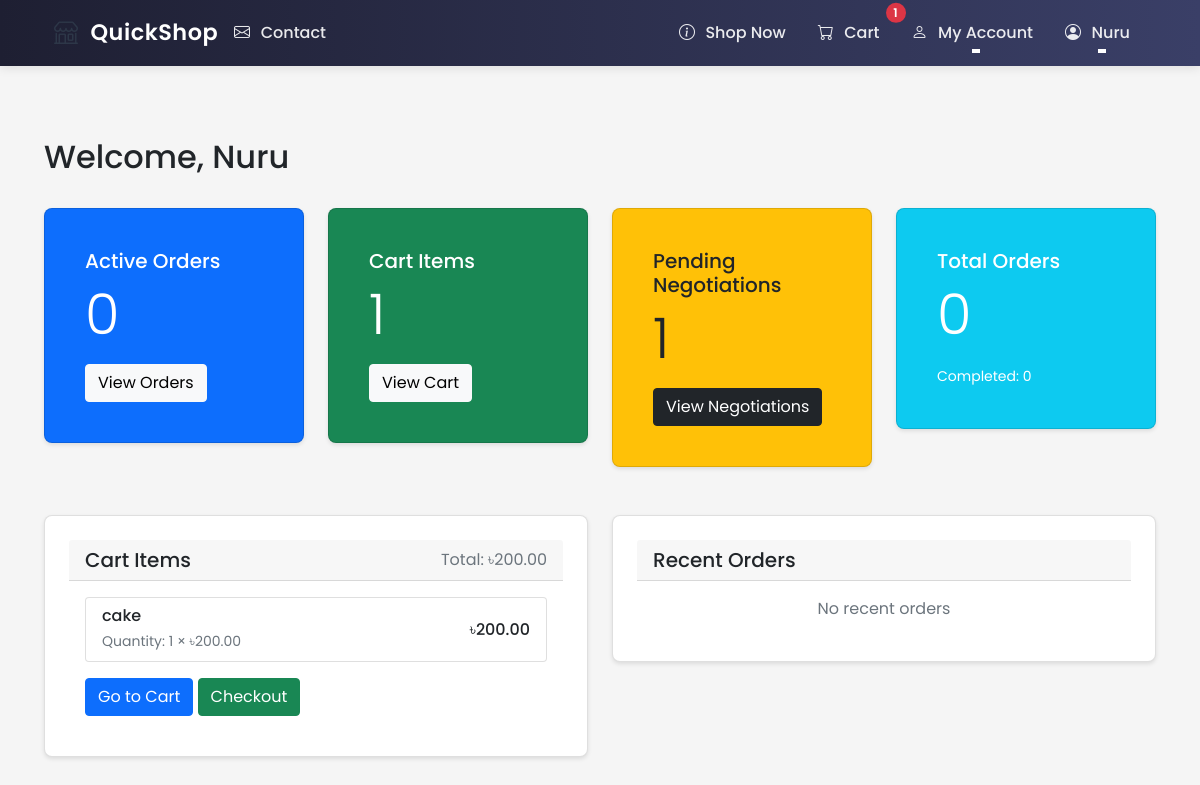
The page /user/dashboard (signed in) on the database its author committed.
### ecommerce/models/user.py (models this page shows, shortened)
class User(UserMixin, db.Model):
    id = db.Column(db.Integer, primary_key=True)
    username = db.Column(db.String(80), unique=True, nullable=False)
    email = db.Column(db.String(120), unique=True, nullable=False)
    password_hash = db.Column(db.String(128))
    role = db.Column(db.String(20), nullable=False, default='user')  # user, shop_owner, delivery, admin
    phone = db.Column(db.String(20))  # Added phone number field
    location_lat = db.Column(db.Float)
    location_lng = db.Column(db.Float)
    address = db.Column(db.String(200))
    created_at = db.Column(db.DateTime, default=datetime.utcnow)
    updated_at = db.Column(db.DateTime, default=datetime.utcnow, onupdate=datetime.utcnow)
    is_active = db.Column(db.Boolean, default=True)
    email_notifications = db.Column(db.Boolean, default=True)
    orders = db.relationship('Order', lazy=True, foreign_keys='Order.customer_id')
    shop = db.relationship('Shop', backref='owner', lazy=True, uselist=False)
    deliveries = db.relationship('Order', backref='assigned_delivery_person', lazy=True,
                               foreign_keys='Order.delivery_person_id')

### ecommerce/models/shop.py (models this page shows, shortened)
class Product(db.Model):
    id = db.Column(db.Integer, primary_key=True)
    name = db.Column(db.String(100), nullable=False)
    description = db.Column(db.Text)
    price = db.Column(db.Float, nullable=False)
    stock = db.Column(db.Integer, nullable=False, default=0)
    shop_id = db.Column(db.Integer, db.ForeignKey('shop.id'), nullable=False)
    image_url = db.Column(db.String(255))
    category = db.Column(db.String(50))  # Add category field
    created_at = db.Column(db.DateTime, default=datetime.utcnow)
    rating = db.Column(db.Float, default=0.0)  # Average rating
    rating_count = db.Column(db.Integer, default=0)  # Number of ratings
    reviews = db.relationship(Review, backref='product', lazy=True)
    min_price = db.Column(db.Float)  # Minimum acceptable price
    max_discount_percentage = db.Column(db.Float, default=20.0)  # Maximum allowed discount
    continue_iteration = db.Column(db.Boolean, default=False)  # Whether to continue negotiation after max discount

### ecommerce/routes/user.py (the view)
@user_bp.route('/dashboard')
@login_required
def dashboard():
    active_orders = Order.query.filter(
        Order.customer_id == current_user.id,
        Order.status.in_(['pending', 'confirmed', 'delivering'])
    ).order_by(Order.created_at.desc()).all()
    recent_orders = Order.query.filter_by(
        customer_id=current_user.id
    ).order_by(Order.created_at.desc()).limit(5).all()
    cart_items = []
    cart_total = 0
    if current_user.is_authenticated:
        cart = Cart.query.filter_by(user_id=current_user.id).first()
        if cart:
            cart_items = CartItem.query.filter_by(cart_id=cart.id).all()
            for item in cart_items:
                if item.product:
                    price = item.negotiated_price or item.product.price
                    cart_total += price * item.quantity
    pending_negotiations = Negotiation.query.filter(
        Negotiation.customer_id == current_user.id,
        Negotiation.status.in_(['pending', 'counter_offer'])
    ).count()
    order_stats = {
        'total': Order.query.filter_by(customer_id=current_user.id).count(),
        'completed': Order.query.filter_by(customer_id=current_user.id, status='completed').count(),
        'total_spent': db.session.query(func.sum(Order.total_amount))
            .filter_by(customer_id=current_user.id, status='completed')
            .scalar() or 0
    }
    formatted_cart_items = []
    for item in cart_items:
        if item.product:
            price = item.negotiated_price or item.product.price
            formatted_cart_items.append({
                'product': item.product,
                'quantity': item.quantity,
                'price': price,
                'total': price * item.quantity
            })
    return render_template('user/dashboard.html',
                         active_orders=active_orders,
                         active_orders_count=len(active_orders),
                         recent_orders=recent_orders,
                         cart_items=formatted_cart_items,
                         cart_total=cart_total,
                         cart_count=len(formatted_cart_items),
                         pending_negotiations=pending_negotiations,
                         order_stats=order_stats)

### ecommerce/templates/user/dashboard.html (shortened to what this page needs)
{% extends "base.html" %}
{% block content %}
<div class="container mt-4">
    <div class="row mb-4">
        <div class="col-12">
            <h2>Welcome, {{ current_user.username }}</h2>
        </div>
    </div>
    <div class="row mb-4">
        <div class="col-md-3">
            <div class="card bg-primary text-white">
                <div class="card-body">
                    <h5 class="card-title">Active Orders</h5>
                    <p class="display-4">{{ active_orders_count }}</p>
                    <a href="{{ url_for('user.orders') }}" class="btn btn-light">View Orders</a>
                </div>
            </div>
        </div>
        <div class="col-md-3">
            <div class="card bg-success text-white">
                <div class="card-body">
                    <h5 class="card-title">Cart Items</h5>
                    <p class="display-4">{{ cart_count }}</p>
                    <a href="{{ url_for('main.cart') }}" class="btn btn-light">View Cart</a>
                </div>
            </div>
        </div>
        <div class="col-md-3">
            <div class="card bg-warning text-dark">
                <div class="card-body">
                    <h5 class="card-title">Pending Negotiations</h5>
                    <p class="display-4">{{ pending_negotiations }}</p>
                    <a href="{{ url_for('user.negotiations') }}" class="btn btn-dark">View Negotiations</a>
                </div>
            </div>
        </div>
        <div class="col-md-3">
            <div class="card bg-info text-white">
                <div class="card-body">
                    <h5 class="card-title">Total Orders</h5>
                    <p class="display-4">{{ order_stats.total }}</p>
                    <small>Completed: {{ order_stats.completed }}</small>
                </div>
            </div>
        </div>
    </div>
    <div class="row">
        <div class="col-md-6 mb-4">
            <div class="card">
                <div class="card-header d-flex justify-content-between align-items-center">
                    <h5 class="mb-0">Cart Items</h5>
                    <span class="text-muted">Total: ৳{{ "%.2f"|format(cart_total) }}</span>
                </div>
                <div class="card-body">
                    {% if cart_items %}
                        <div class="list-group">
                        {% for item in cart_items %}
                            <div class="list-group-item">
                                <div class="d-flex w-100 justify-content-between align-items-center">
                                    <div>
                                        <h6 class="mb-1">{{ item.product.name }}</h6>
                                        <small class="text-muted">
                                            Quantity: {{ item.quantity }} × ৳{{ "%.2f"|format(item.price) }}
                                        </small>
                                    </div>
                                    <span class="h6 mb-0">৳{{ "%.2f"|format(item.total) }}</span>
                                </div>
                            </div>
                        {% endfor %}
                        </div>
                        <div class="mt-3">
                            <a href="{{ url_for('main.cart') }}" class="btn btn-primary">Go to Cart</a>
                            <a href="{{ url_for('main.checkout') }}" class="btn btn-success">Checkout</a>
                        </div>
                    {% else %}
                        <p class="text-muted text-center mb-0">Your cart is empty</p>
                    {% endif %}
                </div>
            </div>
        </div>
        <div class="col-md-6 mb-4">
            <div class="card">
                <div class="card-header">
                    <h5 class="mb-0">Recent Orders</h5>
                </div>
                <div class="card-body">
                    {% if recent_orders %}
                        <div class="list-group">
                        {% for order in recent_orders %}
                            <div class="list-group-item">
                                <div class="d-flex w-100 justify-content-between align-items-center">
                                    <div>
                                        <h6 class="mb-1">Order #{{ order.id }}</h6>
                                        <small class="text-muted">
                                            {{ order.created_at.strftime('%Y-%m-%d %H:%M') }}
                                        </small>
                                    </div>
                                    <div class="text-end">
                                        <span class="badge bg-{{ {
                                            'pending': 'warning',
                                            'confirmed': 'info',
                                            'delivering': 'primary',
                                            'completed': 'success',
                                            'cancelled': 'danger'
                                        }[order.status] }}">{{ order.status|title }}</span>
                                        <div>৳{{ "%.2f"|format(order.total_amount) }}</div>
                                    </div>
                                </div>
                            </div>
                        {% endfor %}
                        </div>
                    {% else %}
                        <p class="text-muted text-center mb-0">No recent orders</p>
                    {% endif %}
                </div>
            </div>
        </div>
    </div>
</div>
{% endblock %}

### ecommerce/templates/base.html (shortened to what this page needs)
<!DOCTYPE html>
<html lang="en">
<head>
    <link href="https://cdn.jsdelivr.net/npm/bootstrap@5.1.3/dist/css/bootstrap.min.css" rel="stylesheet">
    <link rel="stylesheet" href="https://cdn.jsdelivr.net/npm/bootstrap-icons@1.7.2/font/bootstrap-icons.css">
    <link rel="stylesheet" href="{{ url_for('static', filename='css/style.css') }}">
</head>
<body class="d-flex flex-column min-vh-100">
    <nav class="navbar navbar-expand-lg navbar-light">
        <div class="container">
            <a class="logo" href="{{ url_for('main.index') }}">
                <span class="logo-icon">
                    <i class="bi bi-shop"></i>
                </span>
                <span class="logo">QuickShop</span>
            </a>
            <div class="collapse navbar-collapse" id="navbarNav">
                <ul class="navbar-nav me-auto">
                    <li class="nav-item">
                        <a class="nav-link" href="{{ url_for('main.contact_page') }}">
                            <i class="bi bi-envelope"></i> Contact
                        </a>
                    </li>
                </ul>
                <ul class="navbar-nav ms-auto">
                    {% if current_user.is_authenticated %}
                        {% if current_user.role == 'admin' %}
                        <li class="nav-item">
                            <a class="nav-link" href="{{ url_for('admin.dashboard') }}">
                                <i class="bi bi-speedometer2"></i> Admin Panel
                            </a>
                        </li>
                        <li class="nav-item dropdown">
                            <a class="nav-link dropdown-toggle" href="#" role="button" data-bs-toggle="dropdown">
                                <i class="bi bi-gear"></i> Manage
                            </a>
                            <ul class="dropdown-menu">
                                <li>
                                    <a class="dropdown-item" href="{{ url_for('admin.orders') }}">
                                        <i class="bi bi-box-seam"></i> Orders
                                    </a>
                                </li>
                                <li>
                                    <a class="dropdown-item" href="{{ url_for('admin.manage_shops') }}">
                                        <i class="bi bi-shop"></i> Shops
                                    </a>
                                </li>
                                <li>
                                    <a class="dropdown-item" href="{{ url_for('admin.manage_delivery') }}">
                                        <i class="bi bi-truck"></i> Delivery
                                    </a>
                                </li>
                                <li>
                                    <a class="dropdown-item" href="{{ url_for('admin.settings') }}">
                                        <i class="bi bi-gear"></i> Settings
                                    </a>
                                </li>
                            </ul>
                        </li>
                        {% else %}
                        <li class="nav-item">
                            <a class="nav-link" href="{{ url_for('shop.index') }}" </a>
                                <i class="bi bi-info-circle"></i> Shop Now
                            </a>
                        </li>
                        <li class="nav-item">
                            <a class="nav-link position-relative" href="{{ url_for('main.cart') }}">
                                <i class="bi bi-cart"></i> Cart
                                <span class="position-absolute top-0 start-100 translate-middle badge rounded-pill bg-danger cart-count">
                                </span>
                            </a>
                        </li>
                        <li class="nav-item dropdown">
                            <a class="nav-link dropdown-toggle" href="#" role="button" data-bs-toggle="dropdown">
                                <i class="bi bi-person"></i> My Account
                            </a>
                        </li>
                        {% endif %}
                        <li class="nav-item dropdown">
                            <a class="nav-link dropdown-toggle" href="#" role="button" data-bs-toggle="dropdown">
                                <i class="bi bi-person-circle"></i> {{ current_user.username }}
                            </a>
                        </li>
                    {% endif %}
                </ul>
            </div>
        </div>
    </nav>
    <div class="flash-messages-container">
    </div>
    <main class="flex-shrink-0">
        {% block content %}{% endblock %}
    </main>
</body>
</html>

### ecommerce/static/css/style.css (style rules this page uses)
* { margin: 0; padding: 0; box-sizing: border-box; }
html { height: 100%; }
body { font-family: 'Poppins', sans-serif; background-color: #f5f5f5; min-height: 100vh; display: flex; flex-direction: column; }
.logo { display: flex; align-items: center; gap: 0.75rem; text-decoration: none; }
.logo-icon { display: inline-flex; align-items: center; justify-content: center; font-size: 1.5rem; color: #2D3748; }
main { flex: 1 0 auto; padding: 2rem; width: 100%; max-width: 1200px; margin: 0 auto; }
.navbar { background: linear-gradient(to right, #1e1f32, #3a3f67); padding: 0.8rem 0; box-shadow: 0 2px 10px rgba(0, 0, 0, 0.1); position: sticky; top: 0; z-index: 1000; }
.navbar .container { padding: 0 1.5rem; }
.navbar-brand, .logo { color: #ffffff !important; font-size: 1.4rem; font-weight: 600; letter-spacing: 0.5px; padding: 0; }
.navbar .nav-link { color: rgba(255, 255, 255, 0.9) !important; font-weight: 500; padding: 0.5rem 1rem !important; transition: all 0.3s ease; position: relative; }
.navbar .nav-link::after { content: ''; position: absolute; bottom: 0; left: 50%; width: 0; height: 2px; background: #ffffff; transition: all 0.3s ease; transform: translateX(-50%); }
.navbar .nav-item .nav-link i { margin-right: 0.4rem; }
.navbar .badge { padding: 0.35em 0.65em; font-size: 0.75em; font-weight: 600; border-radius: 6px; }
.card { background: white; border-radius: 8px; box-shadow: 0 2px 4px rgba(0,0,0,0.1); padding: 1.5rem; margin-bottom: 1.5rem; }

### rows shown on the page
User: username "Nuru"
Product: product.name "cake", quantity "1", price "200.00", total "200.00"

### other values the page prints
{{ active_orders_count }} "0"
{{ cart_count }} "1"
{{ pending_negotiations }} "1"
{{ order_stats.total }} "0"
{{ order_stats.completed }} "0"
{{ "%.2f"|format(cart_total) }} "200.00"
